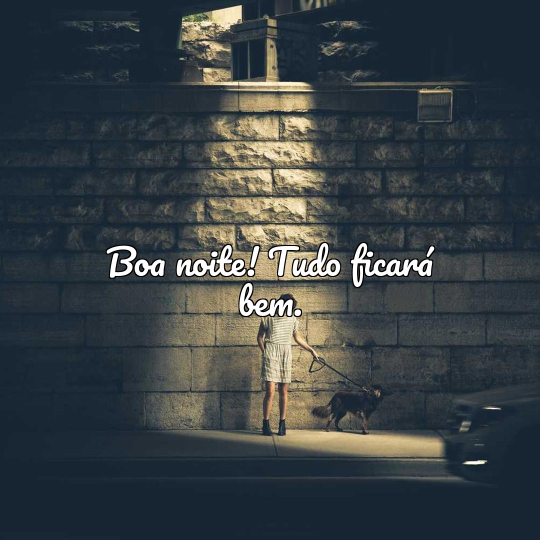
#> input picture imagens/boanoite/boanoite_1.jpg, 1080 x 1080 px (shown at 1/2 size)
$ python -i phase3_visual_validation.py   (imports and definitions only)
#> lines starting #> are read from the running program, lines starting #| are printed output that depends on the picture
#> further down, picture is the input picture: PIL image 1080x1080 RGB; mean R, G, B 57.2, 64.6, 67.9
from __future__ import annotations

import argparse
import json
import math
import statistics
import time
from dataclasses import asdict, dataclass
from pathlib import Path

from PIL import Image, ImageFilter, ImageOps, ImageStat

import gerar_imagens as renderer


@dataclass(frozen=True)
class GeometryFeatures:
    edge_density: float
    row_peak_ratio: float
    row_concentration: float
    peak_band_density: float
    peak_band_span: float
    chroma_peak_ratio: float
    chroma_concentration: float
    horizontal_transition_score: float
    score: float


@dataclass(frozen=True)
class GeometryDecision:
    has_text_region: bool
    score: float
    reasons: tuple[str, ...]
    features: GeometryFeatures
    elapsed_seconds: float


# [20 lines left out: functions _smooth, _top_concentration, not called in this run]


@dataclass(frozen=True)
class VisualQualityAssessment:
    duplicate_bright_circles: int
    anatomy_review_required: bool
    overlay_luminance_stddev: float
    overlay_edge_density: float
    contrast_risk: bool
    issues: tuple[str, ...]


# [27 lines left out: function _connected_components, not called in this run]


def assess_visual_quality(image: Image.Image, scene: str = "") -> VisualQualityAssessment:
#> called with scene = ''
    sample = ImageOps.fit(image.convert("RGB"), (256, 256), Image.Resampling.LANCZOS)
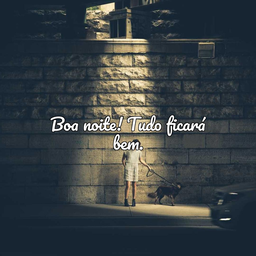
#> sample: PIL image 256x256 RGB; mean R, G, B 57.1, 64.5, 67.8
    gray = sample.convert("L")
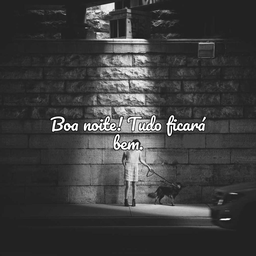
#> gray: PIL image 256x256 L; min 0, max 255, mean 62.5
    hsv = sample.convert("HSV")
#> hsv: PIL image 256x256 HSV; mean H, S, V 123.8, 91.7, 74.4
#> (the run stopped early here; a loop or call above may not have finished)

$ run again, on imagens/bomdia/bomdia_1.jpg
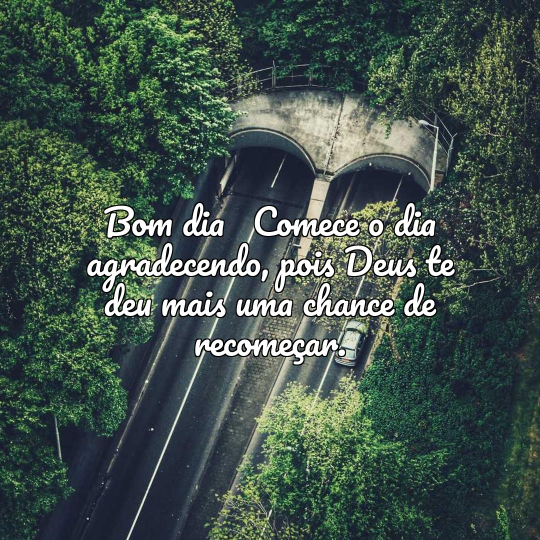
#> input picture imagens/bomdia/bomdia_1.jpg, 1080 x 1080 px (shown at 1/2 size)
#> picture is the input picture: PIL image 1080x1080 RGB; mean R, G, B 65.1, 81.5, 75
#> in assess_visual_quality, `sample = ImageOps.fit(image.convert("RGB"), (256, 256), Image.Resampli..`:
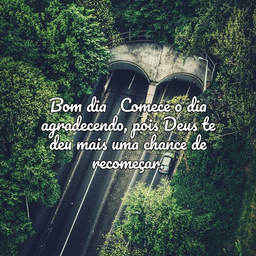
#> sample: PIL image 256x256 RGB; mean R, G, B 64.8, 81.2, 74.7
#> in assess_visual_quality, `gray = sample.convert("L")`:
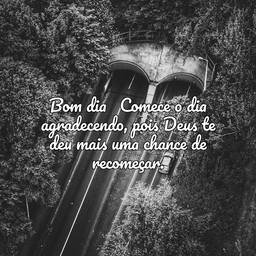
#> gray: PIL image 256x256 L; min 0, max 255, mean 75.6
#> hsv: PIL image 256x256 HSV; mean H, S, V 112.3, 82.6, 85.2
